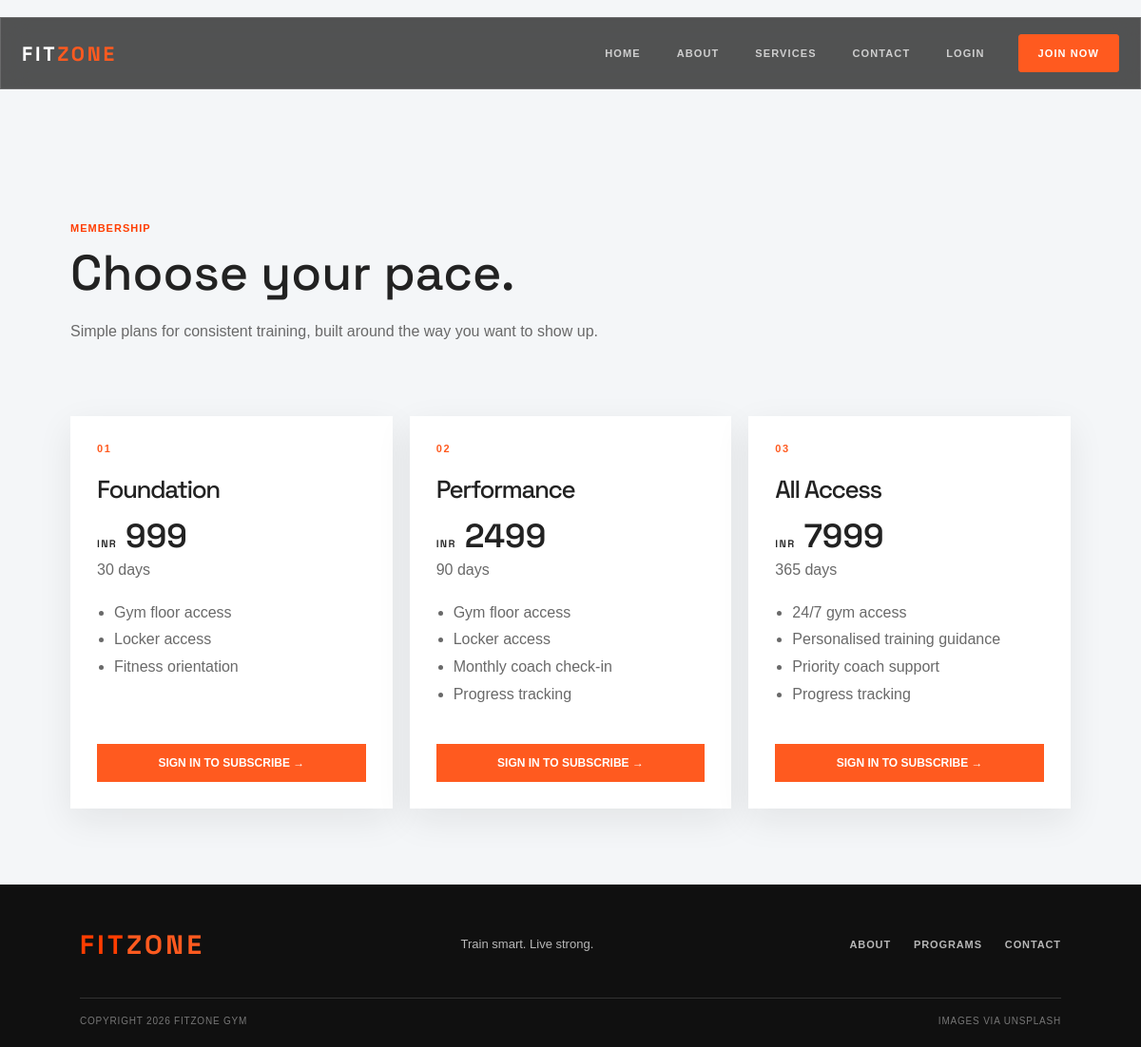
The page /subscriptions/ on the database its author committed.
### star/models.py (models this page shows, shortened)
class Plan(models.Model):
    name = models.CharField(max_length=100)
    slug = models.SlugField(max_length=100, unique=True)
    price = models.DecimalField(max_digits=10, decimal_places=2)
    duration_days = models.PositiveIntegerField()
    features = models.JSONField(default=list)
    is_active = models.BooleanField(default=True)
    created_at = models.DateTimeField(auto_now_add=True)
    updated_at = models.DateTimeField(auto_now=True)
    class Meta:
        ordering = ("price", "name")

### star/views.py (the view)
# urls.py: path("subscriptions/", views.subscription_plans, name="subscription_plans"),
def subscription_plans(request):
    plans = Plan.objects.filter(is_active=True)
    current_subscription = None
    payment_history = []
    if request.user.is_authenticated:
        current_subscription = (Subscription.objects.filter(user=request.user)
                                .select_related("plan", "payment_order").first())
        if current_subscription:
            current_subscription.refresh_status()
        payment_history = PaymentOrder.objects.filter(user=request.user).select_related("plan")[:10]
    return render(request, "subscription_plans.html", {
        "plans": plans,
        "current_subscription": current_subscription,
        "payment_history": payment_history,
        "payment_key_id": settings.PAYMENT_KEY_ID,
    })

### star/templates/subscription_plans.html (shortened to what this page needs)
{% extends "base.html" %}
{% load static %}
{% block extra_head %}<link rel="stylesheet" href="{% static 'css/subscription.css' %}">{% endblock %}
{% block content %}
<main class="plans-page" data-create-url="{% url 'create_payment_order' %}" data-verify-url="{% url 'verify_payment' %}" data-failed-url="{% url 'payment_failed' %}">{% csrf_token %}
    <header class="plans-header"><p class="dashboard-label">Membership</p><h1>Choose your pace.</h1><p>Simple plans for consistent training, built around the way you want to show up.</p></header>
    <div class="payment-message" data-payment-message role="status" aria-live="polite"></div>
    <section class="plan-grid" aria-label="Available membership plans">
        {% for plan in plans %}<article class="plan-card{% if current_subscription.plan_id == plan.id and current_subscription.status == 'active' %} plan-card--current{% endif %}"><p class="plan-number">0{{ forloop.counter }}</p><h2>{{ plan.name }}</h2><p class="plan-price"><span>INR</span> {{ plan.price|floatformat:0 }}</p><p class="plan-duration">{{ plan.duration_days }} days</p><ul>{% for feature in plan.features %}<li>{{ feature }}</li>{% endfor %}</ul>{% if user.is_authenticated and user.member_profile.role == 'client' %}<button class="plan-button" type="button" data-plan-id="{{ plan.id }}">Choose plan <span>&rarr;</span></button>{% elif user.is_authenticated %}<span class="plan-note">Client accounts can subscribe.</span>{% else %}<a class="plan-button" href="{% url 'login' %}?next={% url 'subscription_plans' %}">Sign in to subscribe <span>&rarr;</span></a>{% endif %}</article>{% empty %}<p>No plans are currently available.</p>{% endfor %}
    </section>
</main>
{% endblock %}

### star/static/css/style.css (style rules this page uses)
:root { --ink: #171717; --muted: #696969; --paper: #f4f2ed; --white: #fff; --orange: #ff5a1f; --line: #d9d6cf; }
* { box-sizing: border-box; }
html { scroll-behavior: smooth; }
body { margin: 0; color: var(--ink); background: var(--paper); font-family: 'DM Sans', sans-serif; }
a { color: inherit; text-decoration: none; }
h2 { margin: 0; font: 600 clamp(42px, 5vw, 70px)/.96 'Space Grotesk', sans-serif; letter-spacing: -.055em; }
.dashboard-label { margin: 0; color: var(--orange) !important; font-size: 11px; font-weight: 700; letter-spacing: .15em; text-transform: uppercase; }
body { margin: 0; font-family: Arial, sans-serif; background: #f4f6f8; color: #222; }
.dashboard-label { margin: 0; color: #ff3d00 !important; font-weight: bold; text-transform: uppercase; letter-spacing: 1px; }

### star/static/css/subscription.css (style rules this page uses)
.plans-page { max-width: 1100px; margin: 0 auto; padding: 140px 24px 80px; }
.plans-header { max-width: 650px; margin-bottom: 34px; }
.plans-header h1 { margin: 8px 0 12px; font: 500 52px 'Space Grotesk', sans-serif; }
.plans-header > p:last-child { color: var(--muted); line-height: 1.6; }
.payment-message { min-height: 24px; margin-bottom: 18px; color: var(--orange); font-weight: 700; }
.plan-grid { display: grid; grid-template-columns: repeat(3, minmax(0, 1fr)); gap: 18px; }
.plan-card { display: flex; flex-direction: column; padding: 28px; background: var(--white); box-shadow: 0 12px 35px rgba(23,23,23,.08); transition: transform .2s ease, box-shadow .2s ease; }
.plan-number { margin: 0 0 20px; color: var(--orange); font-size: 11px; font-weight: 700; letter-spacing: .15em; }
.plan-card h2 { margin: 0 0 10px; font: 500 26px 'Space Grotesk', sans-serif; }
.plan-price { margin: 0; font: 600 35px 'Space Grotesk', sans-serif; }
.plan-price span { font-size: 11px; letter-spacing: .12em; }
.plan-duration { margin: 5px 0 22px; color: var(--muted); }
.plan-card ul { min-height: 130px; margin: 0 0 22px; padding-left: 18px; color: var(--muted); line-height: 1.8; }
.plan-button { display: inline-block; width: 100%; margin-top: auto; border: 0; padding: 13px 16px; color: var(--white); background: var(--orange); font: inherit; font-size: 12px; font-weight: 700; text-align: center; text-transform: uppercase; cursor: pointer; }

### rows shown on the page
Plan: name "Foundation", price "999", duration_days "30", features "Gym floor access" "Locker access" "Fitness orientation"
Plan: name "Performance", price "2499", duration_days "90", features "Gym floor access" "Locker access" "Monthly coach check-in" "Progress tracking"
Plan: name "All Access", price "7999", duration_days "365", features "24/7 gym access" "Personalised training guidance" "Priority coach support" "Progress tracking"
